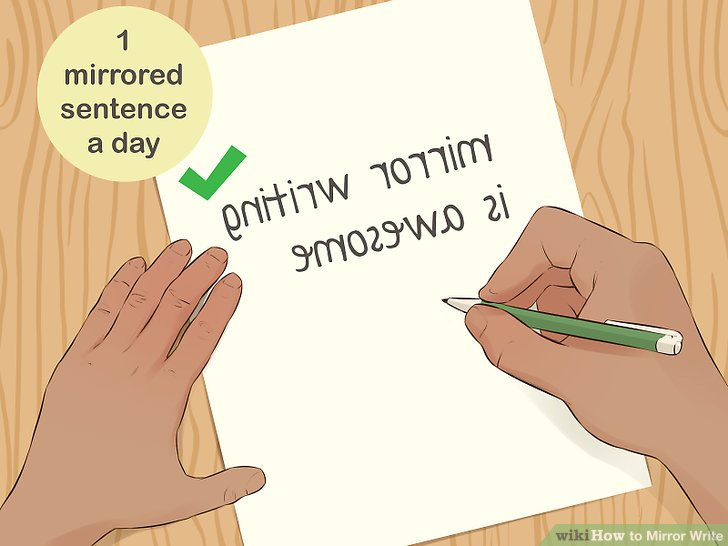
#> input picture JOC-Python/Image_Processing/original2.png, 728 x 546 px
$ python imgprocess_flip.py
#> lines starting #> are read from the running program, lines starting #| are printed output that depends on the picture
# -*- coding: utf-8 -*-
"""
@author: Vaishnavi

Image flip
"""

from PIL import Image

# Python Imaging Library (PIL)
# a free library for the Python programming language that adds support
# for opening, manipulating, and saving many different image file formats.
#It is available for Windows, Mac OS X and Linux

# use input images: original, original2 and original3


my_img = Image.open('original2.png')
#> my_img is the input picture: PIL image 728x546 RGB; mean R, G, B 227.3, 205.2, 174.5

#Transpose image (flip or rotate in 90 degree steps) left to right

transposed_img = my_img.transpose(Image.FLIP_LEFT_RIGHT)
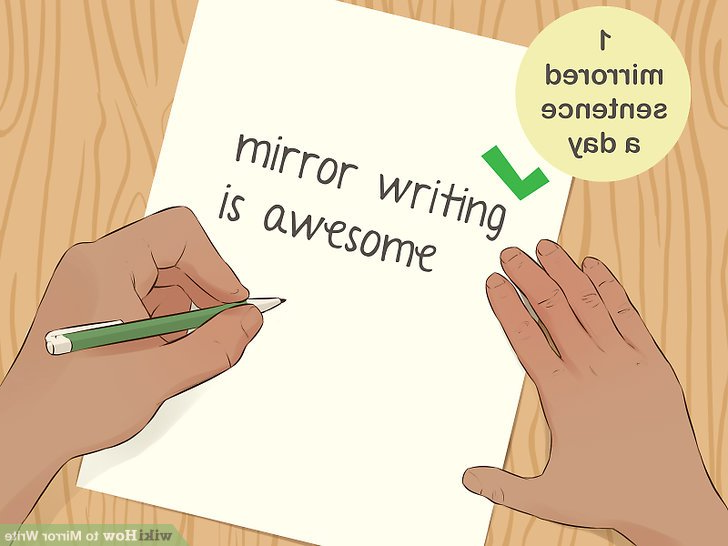
#> transposed_img: PIL image 728x546 RGB; mean R, G, B 227.3, 205.2, 174.5

transposed_img.save('flipped20Apr2021.png')

print('flipping of image done!')

# transpose methods: https://pillow.readthedocs.io/en/stable/reference/Image.html
# top-bottom, rotate, etc.
